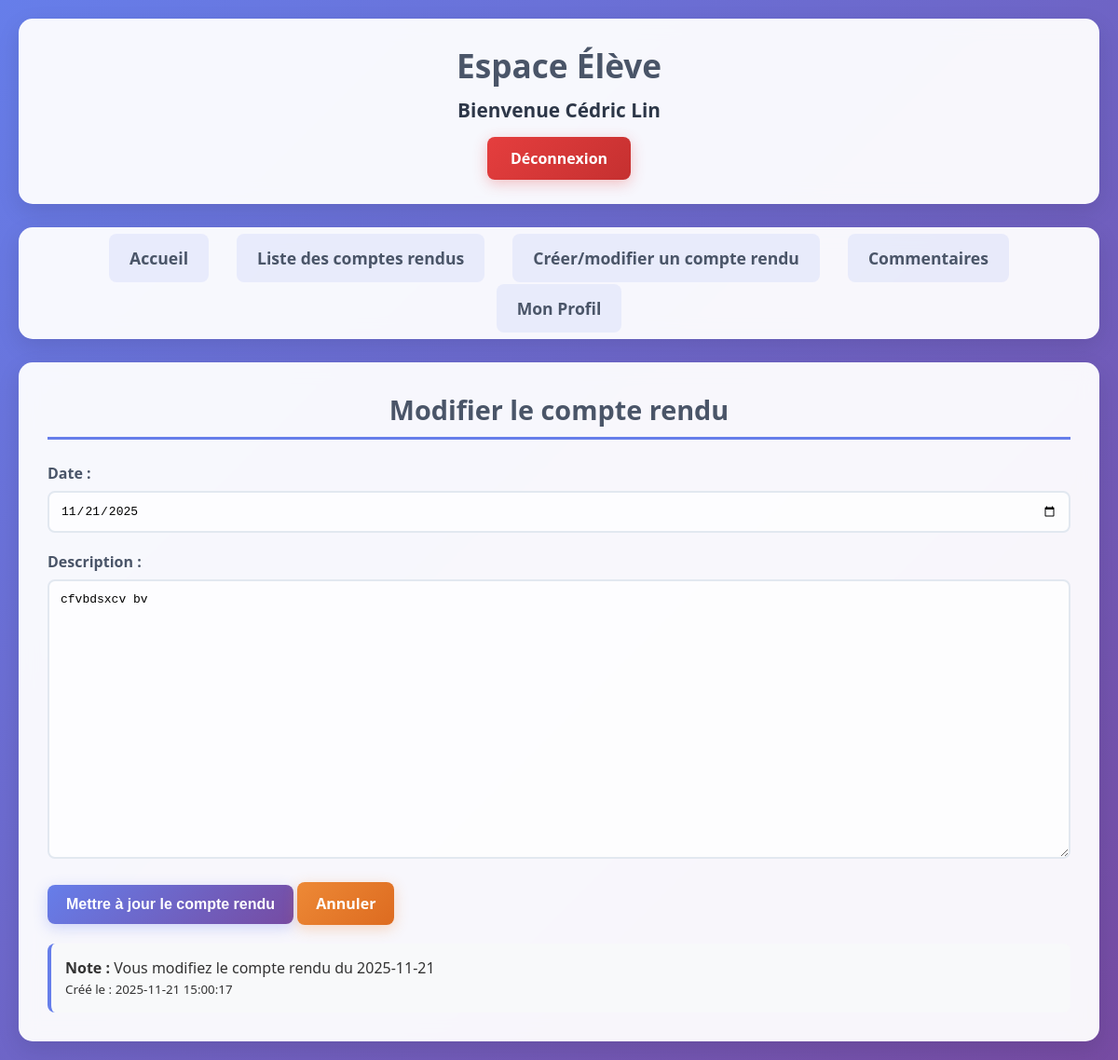
/AP1/creer_cr.php?num=2 (signed in), run on the app's committed database.
### tables this page shows
CREATE TABLE `cr` (
  `num` bigint(20) NOT NULL,
  `date` date DEFAULT NULL,
  `description` text,
  `vu` tinyint(1) DEFAULT '0',
  `datetime` datetime DEFAULT NULL,
  `num_utilisateur` int(10) DEFAULT NULL
);

### AP1/creer_cr.php (the view, shortened to what this page needs)
<?php
include '_conf.php';
$utilisateur = $_SESSION['utilisateur'];
$cr = null;
$num_cr = isset($_GET['num']) ? intval($_GET['num']) : 0;
if($num_cr > 0) {
    $bdd = mysqli_connect($serveurBDD, $userBDD, $mdpBDD, $nomBDD);
    $num_utilisateur = $utilisateur['num'];
    $requete = "SELECT * FROM cr WHERE num = ? AND num_utilisateur = ?";
    $stmt = mysqli_prepare($bdd, $requete);
    mysqli_stmt_bind_param($stmt, "ii", $num_cr, $num_utilisateur);
    mysqli_stmt_execute($stmt);
    $resultat = mysqli_stmt_get_result($stmt);
    $cr = mysqli_fetch_assoc($resultat);
}
?>
<!DOCTYPE html>
<html lang="fr">
<head>
    <link rel="stylesheet" href="style.css">
</head>
<body>
    <div class="container">
        <header>
            <h1>Espace Élève</h1>
            <p class="welcome-message">Bienvenue <?php echo htmlspecialchars($utilisateur['prenom'] . ' ' . $utilisateur['nom']); ?></p>
            <a href="deconnexion.php" class="logout-btn">Déconnexion</a>
        </header>
        <nav>
            <ul class="nav-menu">
                <li><a href="accueil_eleve.php">Accueil</a></li>
                <li><a href="liste_cr.php">Liste des comptes rendus</a></li>
                <li><a href="creer_cr.php">Créer/modifier un compte rendu</a></li>
                <li><a href="commentaires.php">Commentaires</a></li>
                <li><a href="profil.php">Mon Profil</a></li>
            </ul>
        </nav>
        <main>
            <h2><?php echo isset($cr) ? 'Modifier le compte rendu' : 'Créer un compte rendu'; ?></h2>
            <form method="post">
                <div class="form-group">
                    <label for="date">Date :</label>
                    <input type="date" id="date" name="date"
                           value="<?php echo isset($cr) ? $cr['date'] : date('Y-m-d'); ?>"
                           required>
                </div>
                <div class="form-group">
                    <label for="description">Description :</label>
                    <textarea id="description" name="description" rows="10" required><?php echo isset($cr) ? htmlspecialchars($cr['description']) : ''; ?></textarea>
                </div>
                <button type="submit" class="btn btn-primary">
                    <?php echo isset($cr) ? 'Mettre à jour' : 'Créer'; ?> le compte rendu
                </button>
                <a href="liste_cr.php" class="btn btn-secondary">Annuler</a>
            </form>
            <?php if(isset($cr)): ?>
                <div style="margin-top: 20px; padding: 15px; background: #f8f9fa; border-radius: 8px; border-left: 4px solid #667eea;">
                    <p><strong>Note :</strong> Vous modifiez le compte rendu du <?php echo htmlspecialchars($cr['date']); ?></p>
                    <?php if(isset($cr['datetime'])): ?>
                        <p><small>Créé le : <?php echo htmlspecialchars($cr['datetime']); ?></small></p>
                    <?php endif; ?>
                </div>
            <?php endif; ?>
        </main>
    </div>
</body>
</html>

### AP1/style.css (style rules this page uses)
* { margin: 0; padding: 0; box-sizing: border-box; }
body { font-family: 'Segoe UI', Tahoma, Geneva, Verdana, sans-serif; background: linear-gradient(135deg, #667eea 0%, #764ba2 100%); min-height: 100vh; color: #333; padding: 20px; }
.container { max-width: 1200px; margin: 0 auto; }
header { background: rgba(255, 255, 255, 0.95); padding: 25px; border-radius: 15px; margin-bottom: 25px; box-shadow: 0 8px 25px rgba(0, 0, 0, 0.1); backdrop-filter: blur(10px); border: 1px solid rgba(255, 255, 255, 0.2); text-align: center; }
header h1 { color: #4a5568; font-size: 2.2em; margin-bottom: 10px; }
.welcome-message { text-align: center; font-size: 1.3em; color: #2d3748; margin-bottom: 15px; font-weight: 600; }
nav { background: rgba(255, 255, 255, 0.95); padding: 20px; border-radius: 15px; margin-bottom: 25px; box-shadow: 0 8px 25px rgba(0, 0, 0, 0.1); backdrop-filter: blur(10px); border: 1px solid rgba(255, 255, 255, 0.2); }
nav ul { list-style: none; display: flex; justify-content: center; gap: 30px; flex-wrap: wrap; padding: 0; margin: 0; }
nav a { text-decoration: none; color: #4a5568; font-weight: 600; font-size: 1.1em; padding: 12px 20px; border-radius: 8px; transition: all 0.3s ease; background: rgba(102, 126, 234, 0.1); border: 2px solid transparent; }
main { background: rgba(255, 255, 255, 0.95); padding: 30px; border-radius: 15px; box-shadow: 0 8px 25px rgba(0, 0, 0, 0.1); backdrop-filter: blur(10px); border: 1px solid rgba(255, 255, 255, 0.2); }
main h2 { color: #4a5568; font-size: 1.8em; margin-bottom: 25px; text-align: center; border-bottom: 3px solid #667eea; padding-bottom: 10px; }
.btn { padding: 12px 20px; border: none; border-radius: 8px; text-decoration: none; font-weight: 600; transition: all 0.3s ease; cursor: pointer; display: inline-block; text-align: center; color: white; font-size: 1em; }
.logout-btn { display: block; width: fit-content; margin: 0 auto; background: linear-gradient(135deg, #e53e3e, #c53030); color: white; padding: 12px 25px; border: none; border-radius: 8px; text-decoration: none; font-weight: 600; transition: all 0.3s ease; box-shadow: 0 4px 15px rgba(229, 62, 62, 0.3); }
.btn-primary { background: linear-gradient(135deg, #667eea, #764ba2); box-shadow: 0 4px 15px rgba(102, 126, 234, 0.3); }
.btn-secondary { background: linear-gradient(135deg, #ed8936, #dd6b20); box-shadow: 0 4px 15px rgba(237, 137, 54, 0.3); }
.form-group { margin-bottom: 20px; }
label { display: block; margin-bottom: 8px; font-weight: 600; color: #4a5568; }
input, textarea, select { width: 100%; padding: 12px; border: 2px solid #e2e8f0; border-radius: 8px; font-size: 1em; transition: all 0.3s ease; background: rgba(255, 255, 255, 0.8); }
textarea { height: 300px; resize: vertical; }

### data on the page
cr: date "11/21/2025", description "cfvbdsxcv bv", date "2025-11-21", datetime "2025-11-21 15:00:17"

### other printed values
$utilisateur['prenom'] . ' ' . $utilisateur['nom'] "Cédric Lin"
